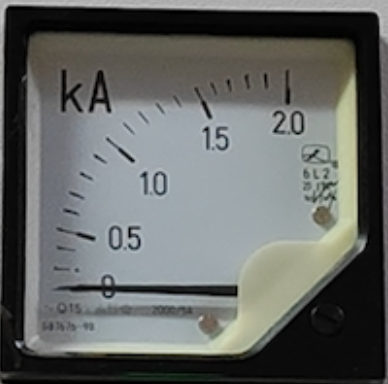
#> input picture SecurityMonitor/template_img/pointer_meter/template_sum_ammeter.png, 388 x 384 px
$ python template_multi.py   (older library calls are emulated)
#> lines starting #> are read from the running program, lines starting #| are printed output that depends on the picture; long printed decimals are rounded; pictures that were not available may be replaced by others from this repository, and a replacement may not be noted
import cv2
import numpy as np
from PIL import Image
# from template_process.utils.utils_qr import qr_decode, qr_encode
import template_process.utils.utils_qr as qr_utils


#     methods = ['cv2.TM_CCOEFF', 'cv2.TM_CCOEFF_NORMED', 'cv2.TM_CCORR', 'cv2.TM_CCORR_NORMED', 'cv2.TM_SQDIFF',
#                'cv2.TM_SQDIFF_NORMED']


def get_match(template, method, img, width, height):

    res = cv2.matchTemplate(img, template, method)
    min_val, max_val, min_loc, max_loc = cv2.minMaxLoc(res)
    # 设置匹配的阈值，可以根据实际情况调整
    threshold = 0.35
    # cv2.imwrite('../../img_test_corrected/output.png', 255 * res)
    # 使用np.where找到匹配结果大于阈值的位置
    locations = np.where(res >= threshold)
    # locations = list(zip(*locations[::-1]))
    # 循环遍历每个匹配结果的位置
    i = 0
    for (x, y) in zip(*locations[::-1]):
        # 在目标图片上绘制矩形框标记匹配区域
        print(str(i) + '----------(' + str(x) + ',' + str(y) + ')-------(' + str(x + width) + ',' + str(y + height) + ')----')
        cv2.rectangle(img, (x, y), (x + width, y + height), (0, 255, 0), 2)
        i += 1

    # 显示标记了匹配区域的目标图片

    # detectRect(img, width, height)

    cv2.imshow('Matched Objects', img)
    cv2.waitKey(0)
    cv2.destroyAllWindows()


    min_val, max_val, min_loc, max_loc = cv2.minMaxLoc(res)
    top_left = max_loc
    print("----------------------------")
    print("min_val", min_val)
    print("max_val", max_val)
    print("min_loc", min_loc)
    print("max_loc", max_loc)
    print("----------------------------")
    bottom_right = (top_left[0] + width, top_left[1] + height)
    # [7 lines of commented-out code are left out]
    return max_val, top_left, bottom_right


def testFun():
    # tmpImgName = '../template/template.png'
    # destImgName = '../img_test/dest.png'
    tmpImgName = '../../template_img/pointer_meter/template_sum_ammeter.png'
    destImgName = '../../img_test/test_sum_ammeter1.png'
    templateImg = cv2.imread(tmpImgName)
#> templateImg is the input picture: shape (384, 388, 3); mean B, G, R 100.8, 103.1, 100.4
    destImg = cv2.imread(destImgName)
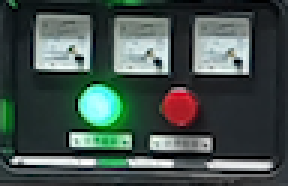
#> input picture SecurityMonitor/template_img/light_meter/template_light.png, 96 x 62 px, given in place of test_sum_ammeter1.png, which was not available (shown 3 times larger)
#> destImg is the input picture: shape (62, 96, 3); mean B, G, R 77.5, 82.3, 68.1
    tmpHeight = templateImg.shape[0]
#> tmpHeight = 384
    tmpWidth = templateImg.shape[1]
#> tmpWidth = 388
    destGray = cv2.cvtColor(destImg, cv2.COLOR_BGR2GRAY)
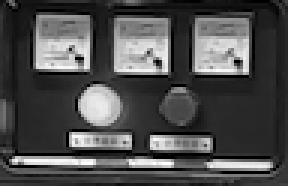
#> destGray: shape (62, 96) (shown 3 times larger); min 0, max 255, mean 77.5
    templateGray = cv2.cvtColor(templateImg, cv2.COLOR_BGR2GRAY)
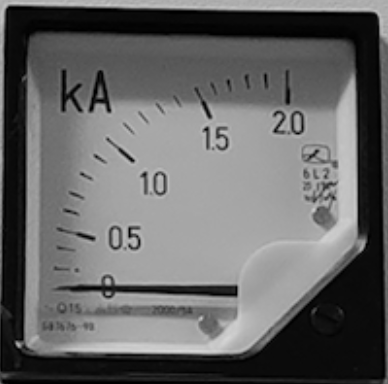
#> templateGray: shape (384, 388); min 0, max 216, mean 102.1
    # cv2.imshow('imageGray', destGray)
    # cv2.imshow('templateGray', templateGray)
    # cv2.waitKey(0)

    # 模版检测--------------------------
    maxval,t_left, b_right = get_match(templateImg, cv2.TM_CCOEFF_NORMED, destImg, tmpWidth, tmpHeight)
#> in get_match, `res = cv2.matchTemplate(img, template, method)`:
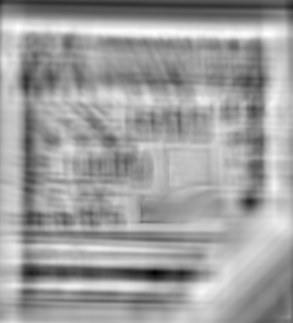
#> res: shape (323, 293) float32; min -0.37, max 0.24, mean 0.0123; drawn with min black and max white
#> in get_match, `min_val, max_val, min_loc, max_loc = cv2.minMaxLoc(res)`: min_val = -0.37; max_val = 0.24; min_loc = (154, 272); max_loc = (18, 27)
#> in get_match, `locations = np.where(res >= threshold)`: locations = (empty array, empty array)
#> after the loop in get_match, `for (x, y) in zip(*locations[::-1]):`: i = 0
#> in get_match, `top_left = max_loc`: top_left = (18, 27)
#| min_val -0.37
#| max_val 0.2403
#| min_loc (154, 272)
#| max_loc (18, 27)
#> in get_match, `bottom_right = (top_left[0] + width, top_left[1] + height)`: bottom_right = (406, 411)
#> maxval = 0.24; t_left = (18, 27); b_right = (406, 411)


    # cv2.rectangle(destGray, t_left, b_right, 255, 2)
    # cv2.imshow('result111', destGray)
    # cv2.waitKey(0)


    # # 边界检测--------------------------
    #
    # # 高斯除噪
    # kernel = np.ones((6, 6), np.float32) / 36
    # gray_cut_filter2D = cv2.filter2D(destGray[t_left[1]:t_left[1] + tmpHeight, t_left[0]:t_left[0] + tmpWidth], -1, kernel)
    #
    # # cv2.imshow('test', gray_cut_filter2D)
    # # cv2.waitKey(0)
    #
    # # 灰度图 二值化
    # # gray_img = cv2.cvtColor(gray_cut_filter2D, cv2.COLOR_BGR2GRAY)
    # # ret, thresh1 = cv2.threshold(gray_cut_filter2D, 180, 255, cv2.THRESH_BINARY)
    # preDstImg = destGray[t_left[1]:t_left[1] + tmpHeight, t_left[0]:t_left[0] + tmpWidth]
    # ret, thresh1 = cv2.threshold(preDstImg, 88, 255, cv2.THRESH_BINARY)
    #
    # # cv2.imshow('test', thresh1)
    # # cv2.waitKey(0)
    #
    # # 二值化后 分割主要区域 减小干扰 模板图尺寸656*655
    # tm = thresh1.copy()
    # test_main = tm[100:1000, 100:1000]
    # # test_main = tm[50:605, 50:606]
    # # cv2.imshow('test', test_main)
    # # cv2.waitKey(0)
    #
    # # 边缘化检测
    # edges = cv2.Canny(test_main, 50, 150, apertureSize=3)
    #
    # # cv2.imshow('test', edges)
    # # cv2.waitKey(0)
    #
    # # 霍夫直线
    # lines = cv2.HoughLines(edges, 1, np.pi / 180, 60)
    # if lines is None:
    #     print('')
    # result = edges.copy()
    #
    # for line in lines[0]:
    #     rho = line[0]  # 第一个元素是距离rho
    #     theta = line[1]  # 第二个元素是角度theta
    #     print('distance:' + str(rho), 'theta:' + str(((theta / np.pi) * 180)))
    #     lbael_text = 'distance:' + str(round(rho)) + 'theta:' + str(round((theta / np.pi) * 180 - 90, 2))
    #     cv2.putText(destGray, lbael_text, (t_left[0], t_left[1] - 12), cv2.FONT_HERSHEY_SIMPLEX, 1, (0, 255, 0), 2)
    #     if (theta > 3 * (np.pi / 3)) or (theta < (np.pi / 2)):  # 垂直直线
    #         # 该直线与第一行的交点
    #         pt1 = (int(rho / np.cos(theta)), 0)
    #         # 该直线与最后一行的焦点
    #         pt2 = (int((rho - result.shape[0] * np.sin(theta)) / np.cos(theta)), result.shape[0])
    #         # 绘制一条白线
    #         cv2.line(result, pt1, pt2, 255, 1)
    #         # print('theat >180 theta<90')
    #
    #     else:  # 水平直线
    #         # 该直线与第一列的交点
    #         pt1 = (0, int(rho / np.sin(theta)))
    #         # 该直线与最后一列的交点
    #         pt2 = (result.shape[1], int((rho - result.shape[1] * np.cos(theta)) / np.sin(theta)))
    #         # 绘制一条直线
    #         cv2.line(result, pt1, pt2, 255, 1)
    #         # print('theat <180 theta > 90')


# [205 lines left out: functions preProcessImg, degree2num, detectRect, not called in this run]
    # cv2.destroyAllWindows()


if __name__ == "__main__":
    testFun()
    # # 读取输入图片
    # mimage = cv2.imread("../../template_img/light_meter/template_light.png")
    # detectRect(mimage)
    # # 进行灯光检测
    # result = detect_light(image)
    print('------\n')
